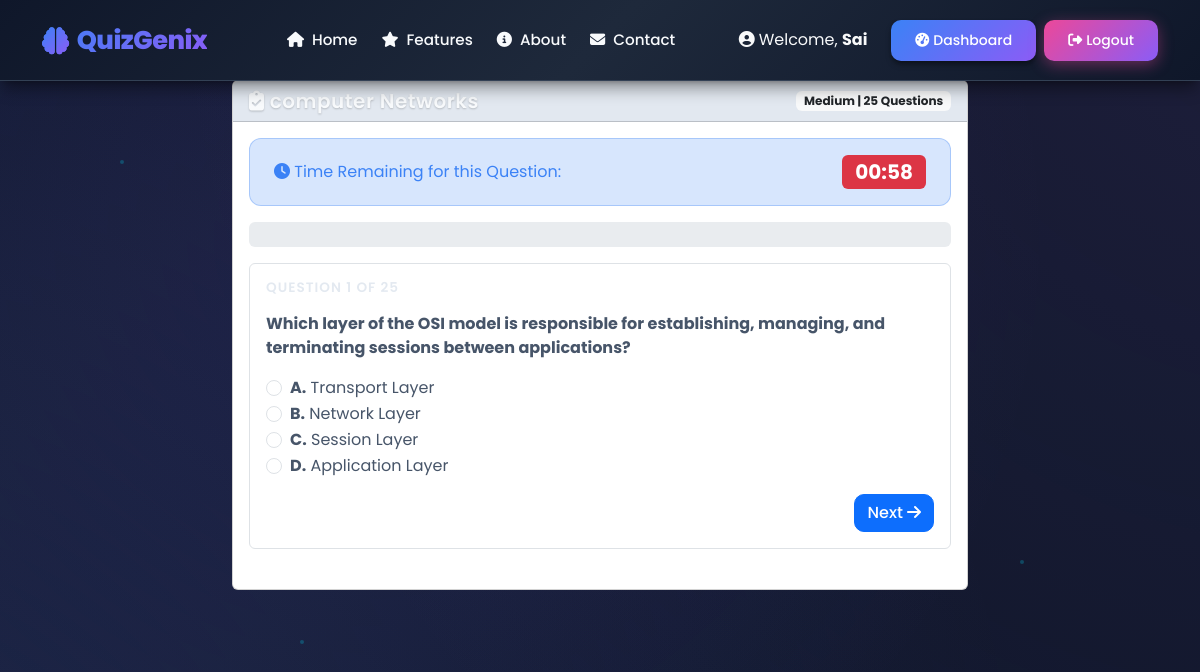
Screenshot of /quiz/9/ (signed in) with the database file from the repository.
### quiz_project/quiz/models.py (models this page shows, shortened)
class Quiz(models.Model):
    DIFFICULTY_CHOICES = [
        ('Easy', 'Easy'),
        ('Medium', 'Medium'),
        ('Hard', 'Hard'),
    ]
    user = models.ForeignKey(User, on_delete=models.CASCADE, related_name='quizzes')
    pdf = models.ForeignKey(PDFDocument, on_delete=models.CASCADE, related_name='quizzes')
    subject = models.CharField(max_length=255)
    difficulty = models.CharField(max_length=20, choices=DIFFICULTY_CHOICES)
    number_of_questions = models.IntegerField()
    created_at = models.DateTimeField(auto_now_add=True)
    is_completed = models.BooleanField(default=False)
    class Meta:
        ordering = ['-created_at']

class Question(models.Model):
    quiz = models.ForeignKey(Quiz, on_delete=models.CASCADE, related_name='questions')
    question_text = models.TextField()
    option_a = models.CharField(max_length=500)
    option_b = models.CharField(max_length=500)
    option_c = models.CharField(max_length=500)
    option_d = models.CharField(max_length=500)
    correct_answer = models.CharField(max_length=1, choices=[
        ('A', 'A'),
        ('B', 'B'),
        ('C', 'C'),
        ('D', 'D'),
    ])
    explanation = models.TextField(blank=True, null=True)
    order = models.IntegerField(default=0)
    class Meta:
        ordering = ['order']

### quiz_project/quiz/views.py (the view)
# urls.py: path('quiz/<int:quiz_id>/', views.take_quiz, name='take_quiz'),
@login_required
def take_quiz(request, quiz_id):
    quiz = get_object_or_404(Quiz, id=quiz_id, user=request.user)
    questions = quiz.questions.all()
    context = {
        'quiz': quiz,
        'questions': questions,
    }
    return render(request, 'quiz/take_quiz.html', context)

### quiz_project/templates/quiz/take_quiz.html (shortened to what this page needs)
{% extends 'quiz/base.html' %}
{% block content %}
<div class="row">
    <div class="col-lg-8 mx-auto">
        <div class="card mb-4">
            <div class="card-header bg-primary text-white d-flex justify-content-between align-items-center">
                <h5 class="mb-0 quiz-subject-title">
                    <i class="fas fa-clipboard-check"></i> {{ quiz.subject }}
                </h5>
                <span class="badge bg-light text-dark">
                    {{ quiz.difficulty }} | {{ quiz.number_of_questions }} Questions
                </span>
            </div>
            <div class="card-body">
                <div class="alert alert-info d-flex justify-content-between align-items-center mb-3">
                    <span><i class="fas fa-clock"></i> Time Remaining for this Question:</span>
                    <span id="timer" class="badge bg-danger fs-5">01:00</span>
                </div>
                <div class="progress mb-3" style="height: 25px;">
                </div>
                <form method="post" id="quizForm" action="{% url 'submit_quiz' quiz.id %}">
                    {% for question in questions %}
                    <div class="question-card mb-4 p-3 border rounded"
                         id="question_{{ forloop.counter }}"
                         data-question-id="{{ question.id }}"
                         style="{% if forloop.counter != 1 %}display: none;{% endif %}">
                        <h6 class="question-counter mb-3">
                            Question {{ forloop.counter }} of {{ questions.count }}
                        </h6>
                        <p class="question-text fw-bold mb-3">
                            {{ question.question_text }}
                        </p>
                        <div class="options">
                            <div class="form-check quiz-option" onclick="selectOption(this, '{{ question.id }}', 'A')">
                                <input class="form-check-input" type="radio"
                                       name="question_{{ question.id }}"
                                       id="q{{ question.id }}_A" value="A">
                                <label class="form-check-label" for="q{{ question.id }}_A">
                                    <strong>A.</strong> {{ question.option_a }}
                                </label>
                            </div>
                            <div class="form-check quiz-option" onclick="selectOption(this, '{{ question.id }}', 'B')">
                                <input class="form-check-input" type="radio"
                                       name="question_{{ question.id }}"
                                       id="q{{ question.id }}_B" value="B">
                                <label class="form-check-label" for="q{{ question.id }}_B">
                                    <strong>B.</strong> {{ question.option_b }}
                                </label>
                            </div>
                            <div class="form-check quiz-option" onclick="selectOption(this, '{{ question.id }}', 'C')">
                                <input class="form-check-input" type="radio"
                                       name="question_{{ question.id }}"
                                       id="q{{ question.id }}_C" value="C">
                                <label class="form-check-label" for="q{{ question.id }}_C">
                                    <strong>C.</strong> {{ question.option_c }}
                                </label>
                            </div>
                            <div class="form-check quiz-option" onclick="selectOption(this, '{{ question.id }}', 'D')">
                                <input class="form-check-input" type="radio"
                                       name="question_{{ question.id }}"
                                       id="q{{ question.id }}_D" value="D">
                                <label class="form-check-label" for="q{{ question.id }}_D">
                                    <strong>D.</strong> {{ question.option_d }}
                                </label>
                            </div>
                        </div>
                        <div class="d-flex justify-content-between mt-3">
                            {% if forloop.counter < questions.count %}
                            <button type="button" class="btn btn-primary" onclick="nextQuestion({{ forloop.counter }})">
                                Next <i class="fas fa-arrow-right"></i>
                            </button>
                            {% else %}
                            <button type="button" class="btn btn-success" onclick="submitQuiz()">
                                <i class="fas fa-check-circle"></i> Submit Quiz
                            </button>
                            {% endif %}
                        </div>
                    </div>
                    {% endfor %}
                </form>
            </div>
        </div>
    </div>
</div>
{% endblock %}

### quiz_project/templates/quiz/base.html (shortened to what this page needs)
<!DOCTYPE html>
<html lang="en">
<head>
    <link href="https://cdn.jsdelivr.net/npm/bootstrap@5.3.0/dist/css/bootstrap.min.css" rel="stylesheet">
    <link rel="stylesheet" href="https://cdnjs.cloudflare.com/ajax/libs/font-awesome/6.4.0/css/all.min.css">
</head>
<body>
    <div class="bg-animation">
        <div class="particles">
            <div class="particle"></div>
            <div class="particle"></div>
            <div class="particle"></div>
        </div>
    </div>
    <nav class="quiz-navbar navbar navbar-expand-lg navbar-dark">
        <div class="container">
            <a class="navbar-brand" href="{% url 'landing' %}">
                <i class="fas fa-brain"></i>
                QuizGenix
            </a>
            <div class="collapse navbar-collapse" id="navbarNav">
                <ul class="navbar-nav mx-auto">
                    <li class="nav-item">
                        <a class="nav-link {% if request.resolver_match.url_name == 'landing' or request.resolver_match.url_name == 'home' %}active{% endif %}" href="{% url 'landing' %}">
                            <i class="fas fa-home me-1"></i> Home
                        </a>
                    </li>
                    <li class="nav-item">
                        <a class="nav-link" href="{% url 'landing' %}#features">
                            <i class="fas fa-star me-1"></i> Features
                        </a>
                    </li>
                    <li class="nav-item">
                        <a class="nav-link" href="{% url 'about' %}">
                            <i class="fas fa-info-circle me-1"></i> About
                        </a>
                    </li>
                    <li class="nav-item">
                        <a class="nav-link" href="{% url 'contact' %}">
                            <i class="fas fa-envelope me-1"></i> Contact
                        </a>
                    </li>
                </ul>
                {% if user.is_authenticated %}
                <div class="d-flex gap-2 align-items-center">
                    {% if user.is_staff %}
                    <span class="text-light me-3">
                        <i class="fas fa-user-shield me-1"></i>Welcome, <strong>Admin {{ user.username }}</strong>
                    </span>
                    <a href="{% url 'admin_dashboard' %}" class="btn btn-gradient">
                        <i class="fas fa-cogs me-1"></i>Admin Panel
                    </a>
                    <a href="{% url 'admin_logout' %}" class="btn btn-gradient btn-gradient-secondary">
                        <i class="fas fa-sign-out-alt me-1"></i>Logout
                    </a>
                    {% else %}
                    <span class="text-light me-3">
                        <i class="fas fa-user-circle me-1"></i>Welcome, <strong>{{ user.username }}</strong>
                    </span>
                    <a href="{% url 'dashboard' %}" class="btn btn-gradient">
                        <i class="fas fa-tachometer-alt me-1"></i>Dashboard
                    </a>
                    <a href="{% url 'logout' %}" class="btn btn-gradient btn-gradient-secondary">
                        <i class="fas fa-sign-out-alt me-1"></i>Logout
                    </a>
                    {% endif %}
                </div>
                {% endif %}
            </div>
        </div>
    </nav>
    <div class="main-content">
        <div class="container">
            {% block content %}{% endblock %}
        </div>
    </div>
</body>
</html>

### quiz_project/templates/quiz/take_quiz.html (style rules this page uses)
.quiz-subject-title { color: #ffffff !important; font-weight: 600; letter-spacing: 0.5px; text-shadow: 0 1px 2px rgba(0, 0, 0, 0.2); }
.question-counter { color: #e2e8f0 !important; font-weight: 600; letter-spacing: 1px; text-transform: uppercase; font-size: 0.85rem; opacity: 0.95; }

### rows the page displays
Quiz: subject "computer Networks", difficulty "Medium", number_of_questions "25"
Question: count "25", question_text "Which layer of the OSI model is responsible for establishing, managing, and terminating sessions between applications?", option_a "Transport Layer", option_b "Network Layer", option_c "Session Layer", option_d "Application Layer"

### other values shown
{{ user.username }} "Sai"
